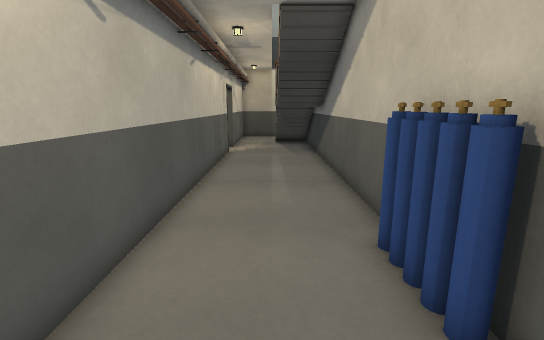
[1] (above)

13 first-person views from a walk through a level from a Godot 3-D game. The camera is 1.4 m above the floor, tilts 12° down and sees 85° across. Doors that lead somewhere are drawn open, without their leaves. The floor is counted in squares, 0.5 m on a side. Each view is taken from the middle of a square. On the plan, view 1 faces up. The plan holds only what a view shows up to about 20 squares ahead; the rest is blank. The place goes on beyond the plan.

[2]
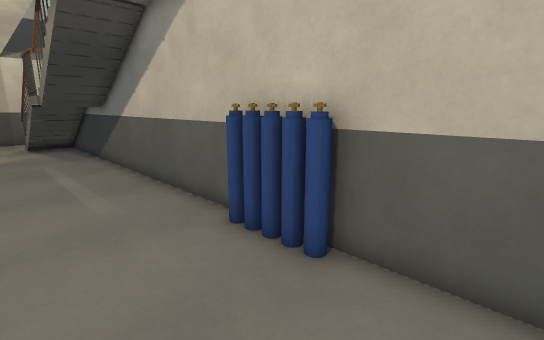

[3]
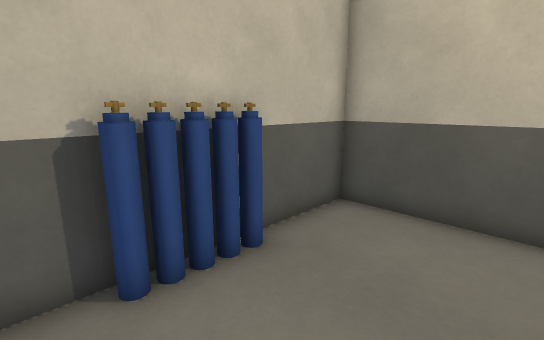

[4]
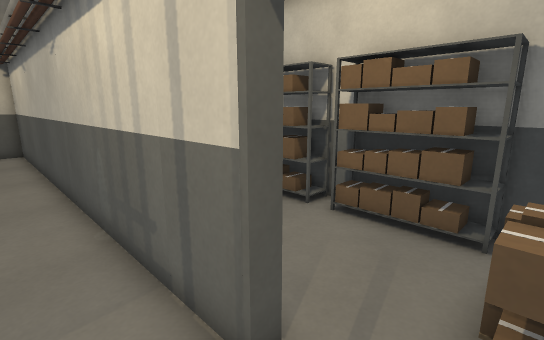

[5]
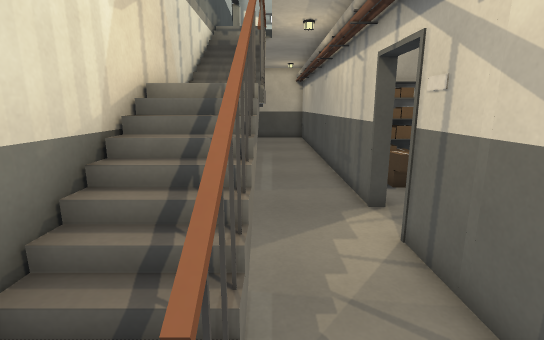

[6]
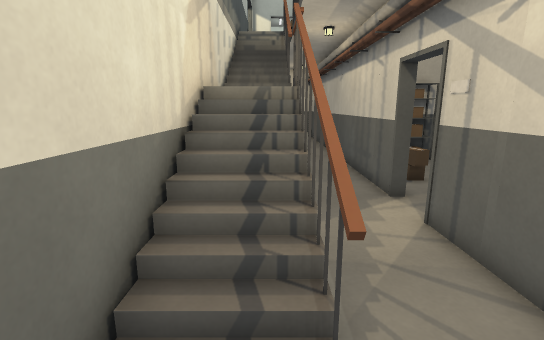

[7]
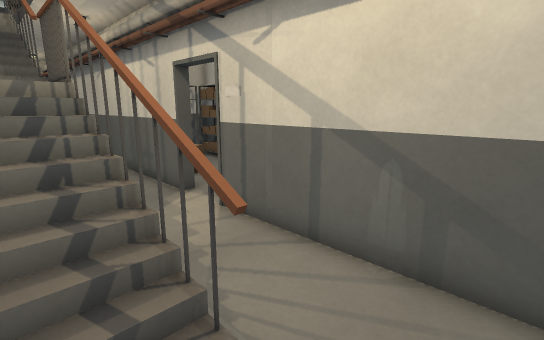

[8]
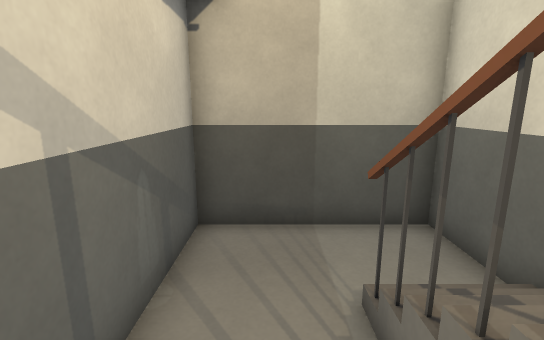

[9]
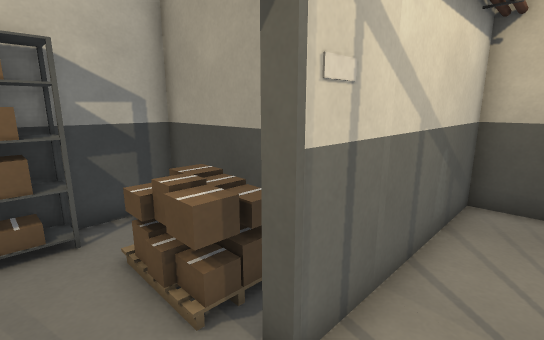

[10]
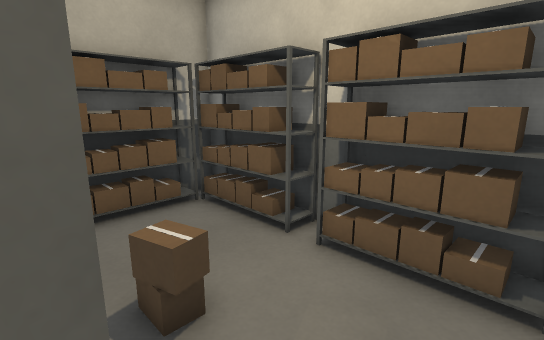

[11]
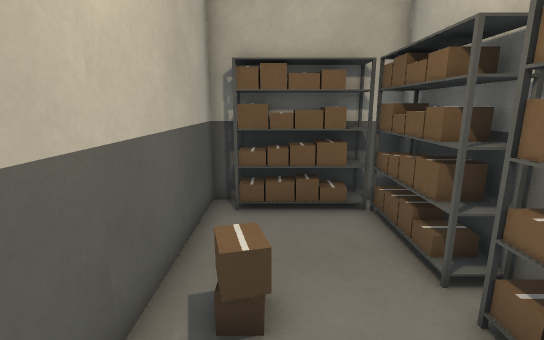

[12]
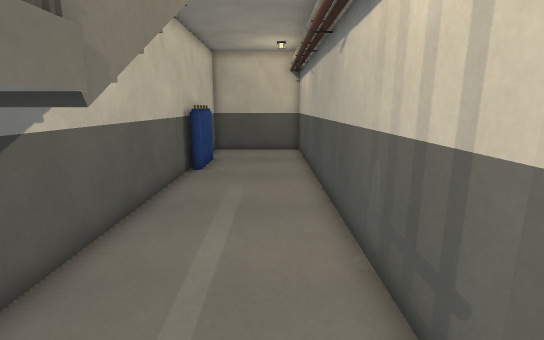

[13]
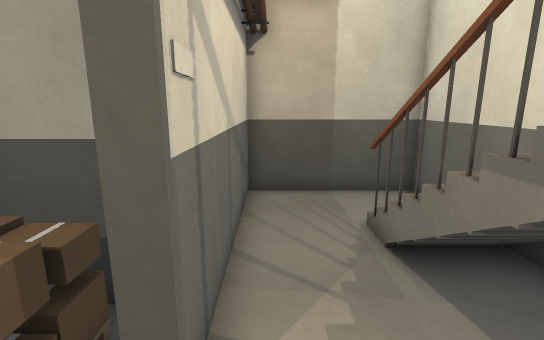

### Floor plan
Key: @ floor where view 1 was taken; # wall or solid block; . floor; / step, stairs or slope; D door; v drop or lower ground; R railing; P pallet; A rack; B box; O other object.
Columns run from 9 left of view 1 to 3 right of it. Each row starts with its distance up from view 1.
 29       #######
 28       #.....#
 27       #.....#
 26       #..R//#
 25       #..R//#
 24       #..R//#
 23 #######..R//#
 22 #    v#..R//#
 21 #..vPP#..R//#
 20 #A.......R  #
 19 #A..DDD..R  #
 18 #A....#..R  #
 17 #A...B#..R//#
 16 #A....#..R//#
 15 #A....#.....#
 14 #A....#.....#
 13 #A....#.....#
 12 #AAAAA#.....#
 11 #######.....#
 10       #.....#
  9       #.....#
  8       #.....#
  7       #.....#
  6       #.....#
  5       #....O#
  4       #....O#
  3       #....O#
  2       #.....#
  1       #.D...#
  0       #.D@..#
 -1       ##D####

Where each view was taken, in squares from view 1:
view 1: 0 up, 0 right, facing up
view 2: 0 up, 2 left, facing up-right
view 3: 7 up, 2 left, facing down-right
view 4: 21 up, 1 left, facing down-left
view 5: 27 up, 0 right, facing down
view 6: 28 up, 1 right, facing down
view 7: 28 up, 2 right, facing down-left
view 8: 22 up, 1 left, facing up
view 9: 19 up, 1 left, facing up-left
view 10: 20 up, 3 left, facing down-left
view 11: 20 up, 5 left, facing down
view 12: 19 up, 1 left, facing down
view 13: 19 up, 2 left, facing up
